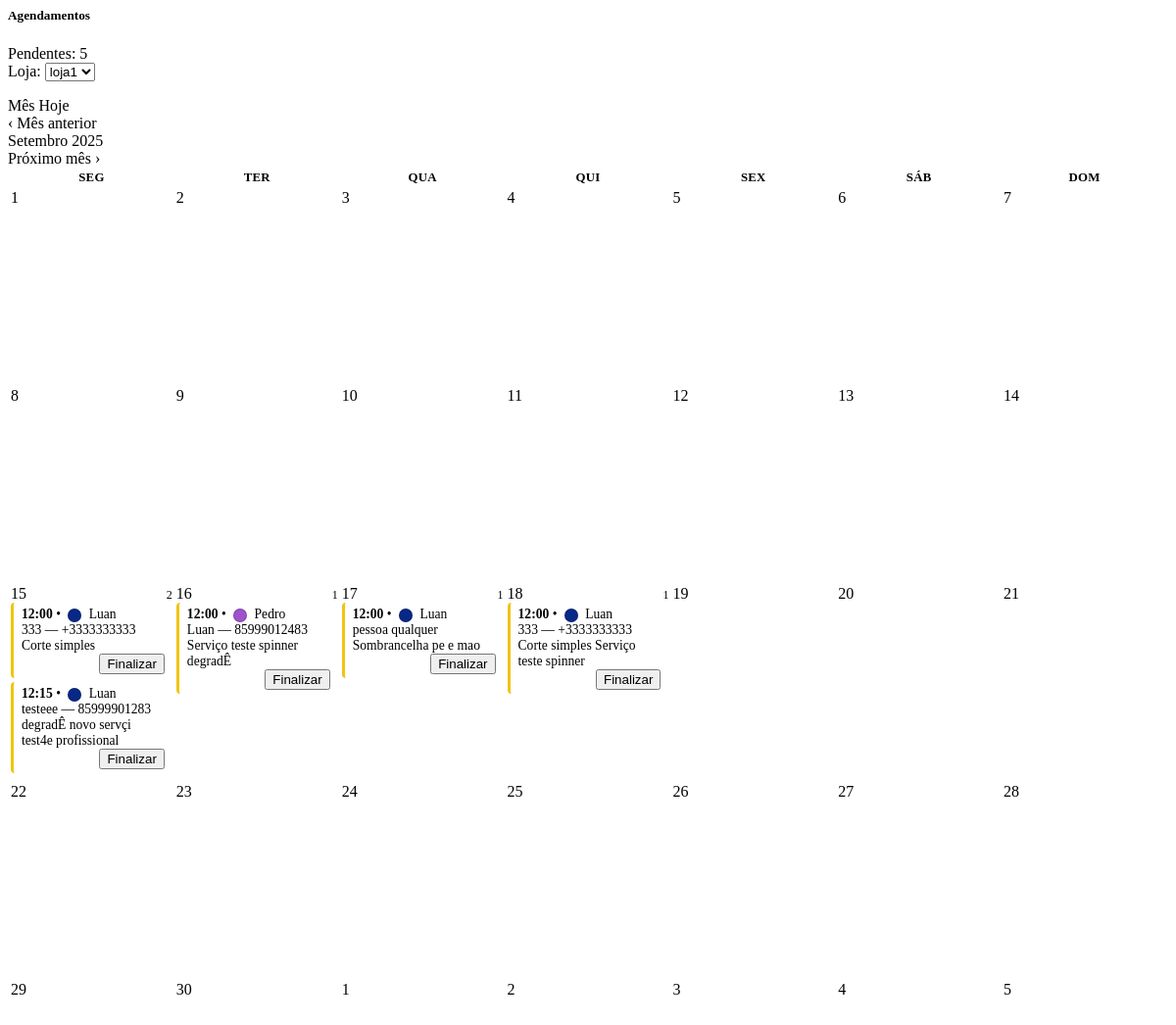
The page /home/agendamentos/ (signed in) on the database as committed earlier.
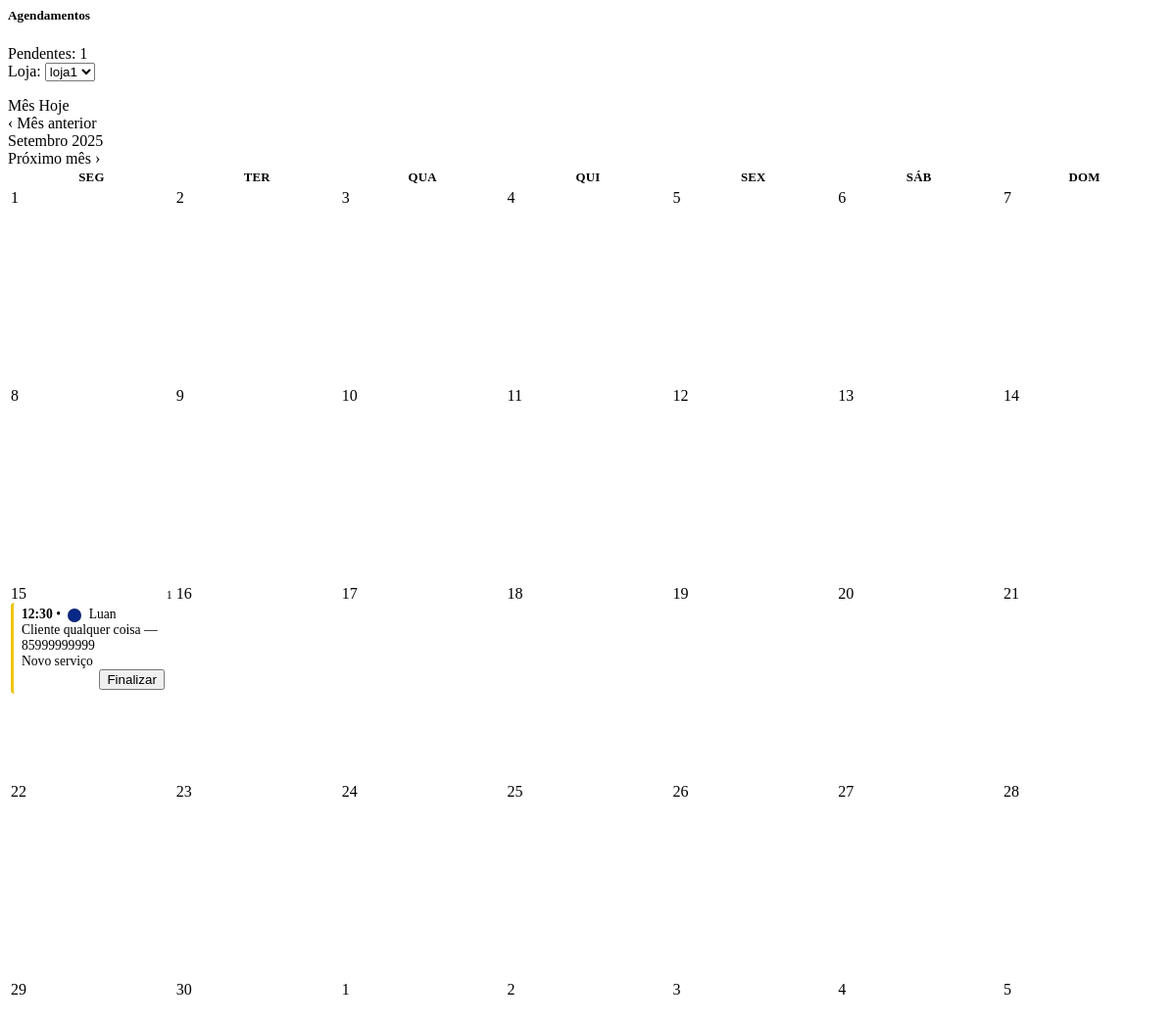
The same page on the database as committed later.
### apps/appointments/models.py (models this page shows, shortened)
class Agendamento(models.Model):
    cliente = models.ForeignKey(
        settings.AUTH_USER_MODEL,
        on_delete=models.CASCADE,
        related_name="agendamentos"
    )
    loja = models.ForeignKey("cadastro.Loja", on_delete=models.CASCADE, related_name="agendamentos")
    funcionario = models.ForeignKey("cadastro.Funcionario", on_delete=models.CASCADE, related_name="agendamentos")
    servicos = models.ManyToManyField("cadastro.Servico", related_name="agendamentos")
    duracao_total_minutos = models.PositiveIntegerField(default=0)
    data = models.DateField()
    hora = models.TimeField()
    criado_em = models.DateTimeField(auto_now_add=True)
    confirmado = models.BooleanField(default=False)
    no_show = models.BooleanField(default=False)
    class FormaPagamento(models.TextChoices):
        PIX = "pix", "PIX"
        DEBITO = "debito", "Débito"
        DINHEIRO = "dinheiro", "Dinheiro"
        CREDITO = "credito", "Cartão de Crédito"
    valor_final = models.DecimalField(
        max_digits=10, decimal_places=2, null=True, blank=True
    )
    teve_desconto = models.BooleanField(default=False)
    forma_pagamento = models.CharField(
        max_length=20, choices=FormaPagamento.choices, blank=True, null=True
    )
    observacao = models.TextField(blank=True)
    finalizado_em = models.DateTimeField(blank=True, null=True)

### apps/cadastro/models.py (models this page shows, shortened)
class Funcionario(models.Model):
    class Cargo(models.TextChoices):
        BARBEIRO = 'barbeiro', 'Barbeiro'
        CABELEIREIRO = 'cabeleireiro', 'Cabeleireiro(a)'
        MANICURE = 'manicure', 'Manicure/Pedicure'
        ESTETICISTA = 'esteticista', 'Esteticista'
        SOMBRANCELHA = 'sobrancelha', 'Designer de Sobrancelha'
        RECEPCAO = 'recepcao', 'Recepção'
        OUTRO = 'outro', 'Outro'
    phone_regex = RegexValidator(
        r'^\+?\d{10,15}$',
        'Informe telefone no formato internacional, ex.: +5585...'
    )
    loja = models.ForeignKey('Loja', on_delete=models.CASCADE, related_name='funcionarios')
    nome = models.CharField(max_length=120)
    cargo = models.CharField(max_length=20, choices=Cargo.choices, default=Cargo.BARBEIRO)
    email = models.EmailField(blank=True, null=True)
    telefone = models.CharField(max_length=17, blank=True, null=True, validators=[phone_regex])
    slug = models.SlugField(max_length=160, blank=True)
    ativo = models.BooleanField(default=True)
    cor_hex = models.CharField(max_length=7, default='#000000', help_text='Cor para exibir no calendário (ex.: #FF0000)')
    criado_em = models.DateTimeField(auto_now_add=True)
    atualizado_em = models.DateTimeField(auto_now=True)
    class Meta:
        verbose_name = 'Funcionário'
        verbose_name_plural = 'Funcionários'
        unique_together = (('loja', 'slug'),)
        ordering = ('nome',)

class Servico(models.Model):
    loja = models.ForeignKey(Loja, on_delete=models.CASCADE, related_name='servicos')
    nome = models.CharField(max_length=160)
    slug = models.SlugField(max_length=180, blank=True)
    descricao = models.TextField(blank=True)
    duracao_minutos = models.PositiveSmallIntegerField(validators=[MinValueValidator(1)], default=30)
    preco = models.DecimalField(max_digits=10, decimal_places=2, validators=[MinValueValidator(0)])
    profissionais = models.ManyToManyField('Funcionario', related_name='servicos', blank=True)
    ativo = models.BooleanField(default=True)
    criado_em = models.DateTimeField(auto_now_add=True)
    atualizado_em = models.DateTimeField(auto_now=True)
    class Meta:
        verbose_name = "Serviço"
        verbose_name_plural = "Serviços"
        ordering = ("nome",)
        unique_together = (("loja", "slug"),)

### apps/accounts/models.py (models this page shows, shortened)
class User(AbstractUser):
    nome = models.CharField(max_length=120, blank=True, null=True)
    sobrenome = models.CharField(max_length=120, blank=True, null=True)
    grupo = models.SlugField(max_length=150, blank=True)  # << slug único para subdomínio
    email = models.EmailField(unique=True)
    is_owner = models.BooleanField(default=False)
    is_client = models.BooleanField(default=False)
    phone_regex = RegexValidator(r"^\+?\d{10,15}$", "Informe telefone no formato internacional, ex.: +5585...")
    phone = models.CharField(max_length=17, blank=True, null=True, validators=[phone_regex])
    full_name = models.CharField(max_length=120, blank=True, null=True)
    USERNAME_FIELD = "email"
    REQUIRED_FIELDS = []
    objects = UserManager()

### apps/accounts/views.py (the view, shortened to what this page needs)
# urls.py: path("home/agendamentos/", views.owner_home_agendamentos, name="owner_home_agendamentos"),
@login_required
@subscription_required
def owner_home_agendamentos(request):
    lojas = request.user.lojas.order_by('nome')
    loja_id = (request.GET.get('loja_filtro') or request.POST.get('loja_filtro') or request.session.get('loja_filtro'))
    loja = lojas.filter(id=loja_id).first() or lojas.first()
    if loja:
        request.session['loja_filtro'] = loja.id
    view_mode = (request.GET.get('view') or request.POST.get('view') or request.session.get('ag_view_mode') or 'month').lower()
    request.session['ag_view_mode'] = view_mode
    try:
        y = int(request.GET.get('y') or request.POST.get('y') or request.session.get('ag_y') or 0)
        m = int(request.GET.get('m') or request.POST.get('m') or request.session.get('ag_m') or 0)
        current = date(y, m, 1) if (y and m) else timezone.localdate().replace(day=1)
    except Exception:
        current = timezone.localdate().replace(day=1)
    request.session['ag_y'] = current.year
    request.session['ag_m'] = current.month
    cal = Calendar(firstweekday=0)  # 0 = segunda
    weeks_dates = cal.monthdatescalendar(current.year, current.month)
    start, end = weeks_dates[0][0], weeks_dates[-1][-1]
    pendentes_qs = (Agendamento.objects
        .filter(loja=loja, data__range=[start, end], confirmado=False, no_show=False)
        .select_related('funcionario','cliente')
        .prefetch_related('servicos')
        .order_by('data','hora'))
    by_day = {}
    for a in pendentes_qs:
        by_day.setdefault(a.data, []).append(a)
    weeks = [[(d, by_day.get(d, [])) for d in week] for week in weeks_dates]
    prev_first = (current.replace(day=1) - timedelta(days=1)).replace(day=1)
    next_first = (current.replace(day=28) + timedelta(days=4)).replace(day=1)
    ctx = {
        'lojas': lojas,
        'loja': loja,
        'view_mode': 'month',
        'weeks': weeks,
        'current': current,
        'today': timezone.localdate(),
        'prev_y': prev_first.year, 'prev_m': prev_first.month,
        'next_y': next_first.year, 'next_m': next_first.month,
        'total_pendentes': pendentes_qs.count(),
    }
    return render(request, 'accounts/partials/owner_home_agendamentos.html', ctx)

### apps/accounts/models.py (called while the page is built)
    def is_active(self) -> bool:
        return timezone.now() <= self.end_date

### apps/accounts/templates/accounts/partials/owner_home_agendamentos.html (shortened to what the changed rows need)
<div id="agendamentos-section"
    data-view-mode="{{ view_mode }}"
    data-current-y="{{ current.year }}"
    data-current-m="{{ current.month }}">
  <div class="d-flex flex-wrap gap-2 justify-content-between align-items-center mb-3">
    <div class="d-flex align-items-center gap-2">
      <h5 class="m-0">Agendamentos</h5>
      <span class="badge bg-warning text-dark">Pendentes: {{ total_pendentes }}</span>
    </div>
  </div>
  {% if view_mode != 'day' %}
    <table class="table table-bordered calendar mb-0">
      <thead class="table-light">
        <tr class="text-center">
          <th class="dow">Seg</th><th class="dow">Ter</th><th class="dow">Qua</th>
          <th class="dow">Qui</th><th class="dow">Sex</th><th class="dow">Sáb</th><th class="dow">Dom</th>
        </tr>
      </thead>
      <tbody>
        {% for week in weeks %}
          <tr>
            {% for day, items in week %}
              <td class="cal-cell {% if day.month != current.month %}muted{% endif %} {% if day == today %}today{% endif %}">
                <div class="cal-dayhead">
                  <span class="fw-semibold">{{ day|date:"j" }}</span>
                  {% if items %}<span class="cal-count badge bg-warning text-dark">{{ items|length }}</span>{% endif %}
                </div>
                {% for a in items %}
                  <div class="evt">
                    <div class="d-flex justify-content-between">
                      <div>
                        <strong>{{ a.hora|time:"H:i" }}</strong> •
                        <span class="flag-dot" style="background-color: {{ a.funcionario.cor_hex|default:'#1E90FF' }};"></span>
                        {{ a.funcionario.nome }}
                      </div>
                    </div>
                    <div class="meta">
                      {{ a.cliente.full_name }}{% if a.cliente.phone %} — {{ a.cliente.phone }}{% endif %}
                    </div>
                    <div class="mt-1 d-flex flex-wrap gap-1">
                      {% for s in a.servicos.all %}
                        <span class="badge text-bg-light">{{ s.nome }}</span>
                      {% empty %}
                        <span class="text-muted small">Sem serviços</span>
                      {% endfor %}
                    </div>
                    <div class="actions mt-1">
                      <button class="btn btn-xs btn-outline-success"
                              data-bs-toggle="modal" data-bs-target="#modalShell"
                              hx-get="{% url 'appointments:finalizar_agendamento' a.pk %}"
                              hx-target="#modalShell .modal-content" hx-swap="innerHTML">
                        Finalizar
                      </button>
                    </div>
                  </div>
                {% endfor %}
              </td>
            {% endfor %}
          </tr>
        {% endfor %}
      </tbody>
    </table>
  {% endif %}
</div>

Rows that differ between the two databases and show on the page:
no longer on this page (row edited): Agendamento: day "15", items "2", hora "12:00", funcionario.nome "Luan", cliente.full_name "333", cliente.phone "+3333333333"
no longer on this page (row unchanged): Servico: nome "Corte simples"
no longer on this page (row edited): Agendamento: hora "12:15", funcionario.nome "Luan", cliente.full_name "testeee", cliente.phone "85999901283", shown under "15"
no longer on this page (row unchanged): Servico: nome "degradÊ"
no longer on this page (row unchanged): Servico: nome "novo servçi", shown under "12:15"
no longer on this page (row unchanged): Servico: nome "test4e profissional", shown under "12:15"
no longer on this page (row edited): Agendamento: day "16", items "1", hora "12:00", funcionario.nome "Pedro", cliente.full_name "Luan", cliente.phone "85999012483"
no longer on this page (row unchanged): Servico: nome "Serviço teste spinner"
no longer on this page (row edited): Agendamento: day "17", items "1", hora "12:00", funcionario.nome "Luan", cliente.full_name "pessoa qualquer"
no longer on this page (row unchanged): Servico: nome "Sombrancelha", shown under "12:00"
no longer on this page (row unchanged): Servico: nome "pe e mao", shown under "12:00"
no longer on this page (row edited): Agendamento: cliente "18", items "1", hora "12:00", funcionario.nome "Luan", cliente.full_name "333", cliente.phone "+3333333333"
added Agendamento: day "15", items "1", hora "12:30", funcionario.nome "Luan", cliente.full_name "Cliente qualquer coisa", cliente.phone "85999999999"
now on this page (row unchanged): Servico: nome "Novo serviço", shown under "12:30"
Other text that changed with them:
{{ total_pendentes }}: "5" → "1"
new list line: "16 17 18"
